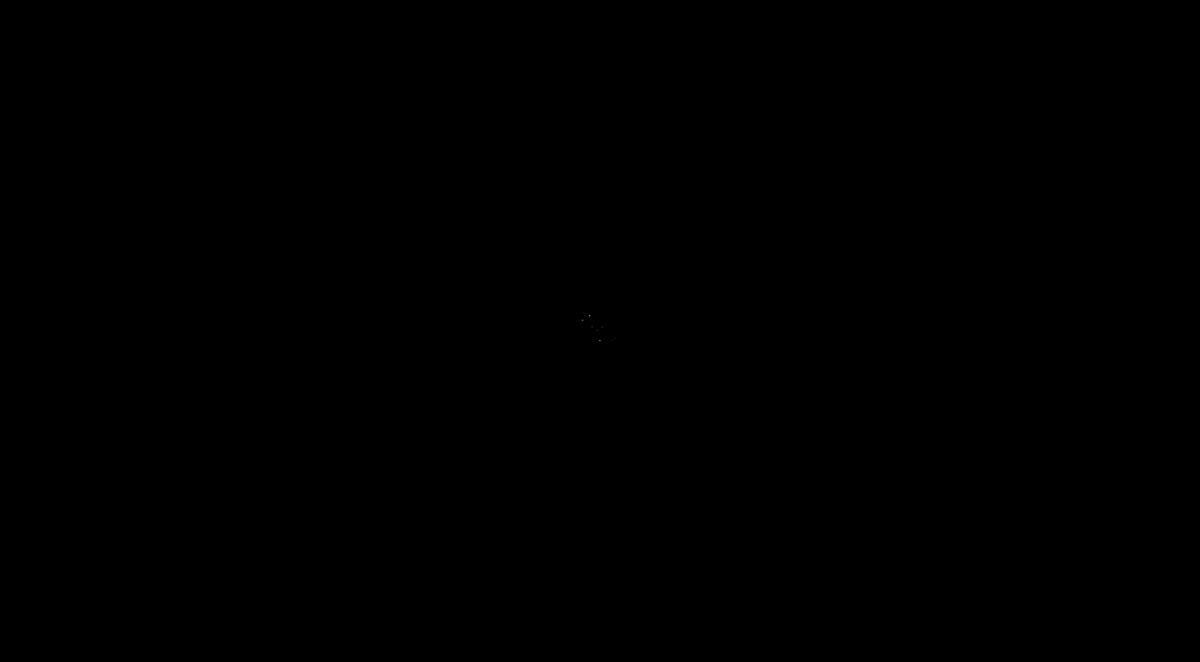
Frame 1 (no input)
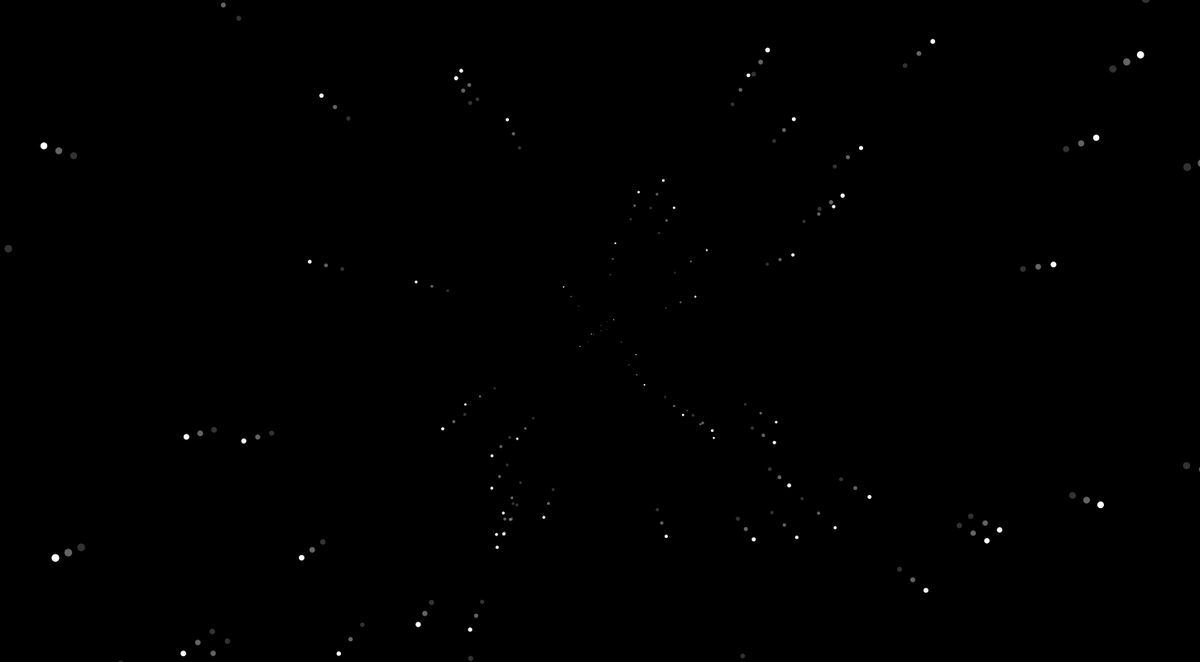
Frame 60 (the mouse pressed at the canvas centre just before this capture)
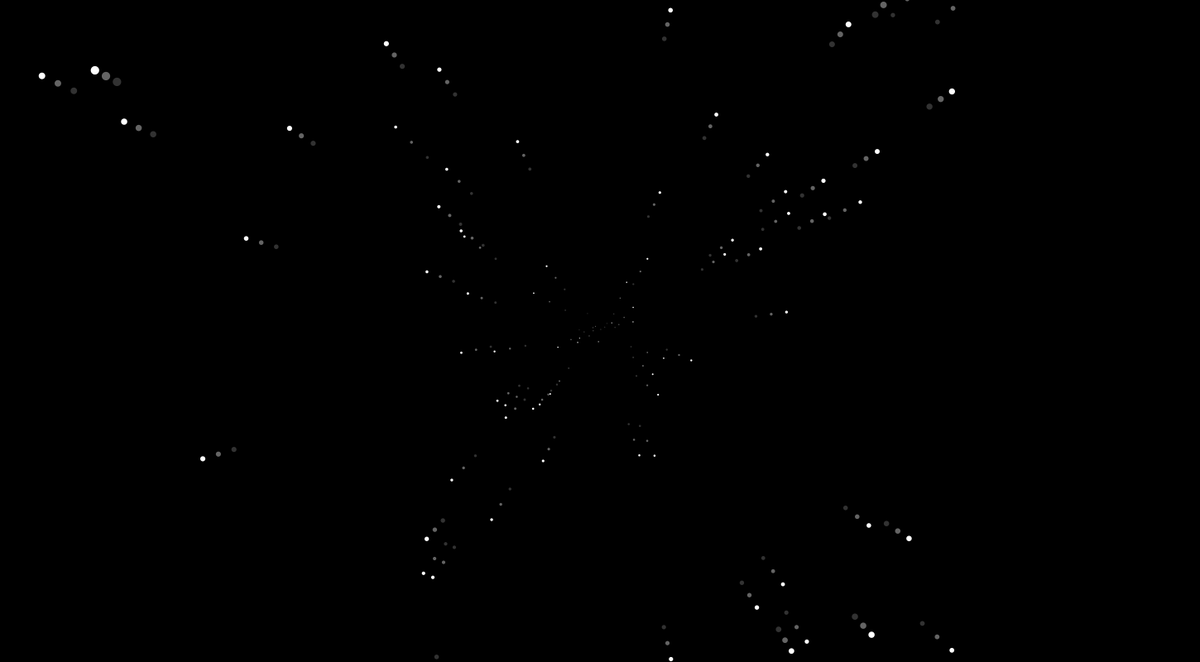
Frame 120 (the mouse held since frame 60 and released just before this capture)

The Processing sketch that drew these frames (run headless with seeded random() and noise(); from frame 60 on, the mouse is pressed at the canvas centre):

// Processing sketch: StarField
// ── StarField.pde
ArrayList<Ball> balls = new ArrayList<Ball>();
float showUp=0;

void setup(){
  size(1450, 800);
  frameRate(60);

}

void draw(){
  
  background(0);
  for (int i = 0; i < 5; i++) {
  Ball newBall = new Ball();
  balls.add(newBall);
  }
  
  for (Ball ball : balls) {
    ball.drawBall();
  }
  fill(255, 255, 100, showUp);
  textSize(128);
  
}

// ── Ball.pde
class Ball{
  float x;
  float y;
  float ballSize;
  float ballSpeedX;
  float ballSpeedY;
  
  Ball(){
    //have the starting point for the ball be around the center of the screen
    x = random((width/2)-10, (width/2)+10);
    y = random((height/2)-10, (height/2)+10);
    ballSize = 1;
    
    //determine which way the balls will move off the screen
    //x
    if(random(1) > 0.5) {
    ballSpeedX = random(-20, 0);
    } else { ballSpeedX = random(0,20);}
    
    //y
    if(random(1) > 0.5) {
    ballSpeedY = random(-20, 0);
    } else { ballSpeedY = random(0, 20);}
  }
  
  void drawBall(){
    moveBall();
    fill(255);
    noStroke();
    if (abs(ballSpeedX) + abs(ballSpeedY) >= 20) {
    circle(x, y, ballSize);
    
    //after effects
    fill(255, 100);
    circle(x - ballSpeedX, y - ballSpeedY, ballSize);
    fill(255, 50);
    circle(x - (2*ballSpeedX), y - (2*ballSpeedY), ballSize);
    }
  }
  
  void moveBall(){
    ballSize = ballSize+0.2;
    x = x + ballSpeedX;
    y = y + ballSpeedY;
  }
}
